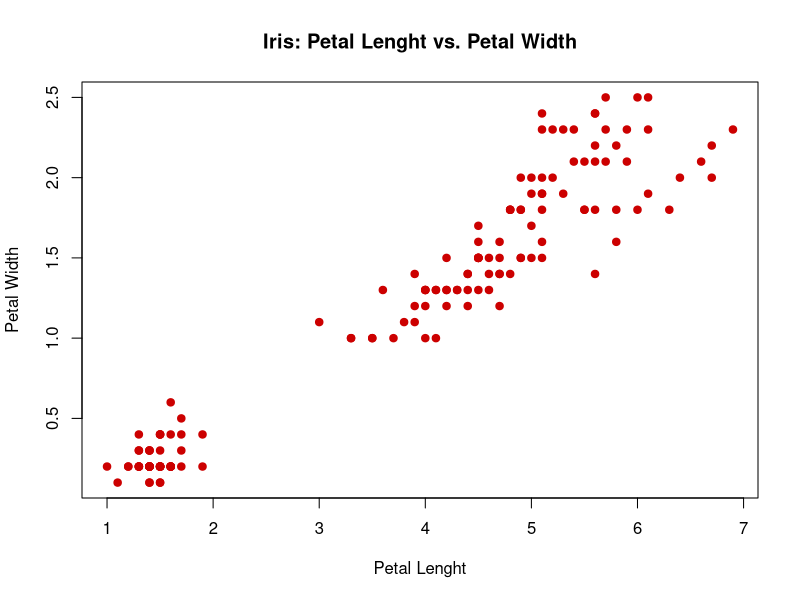
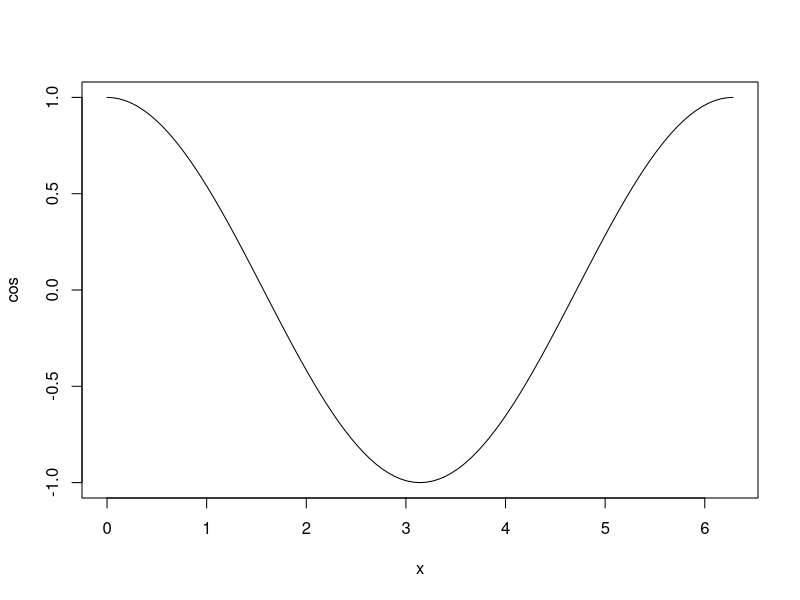
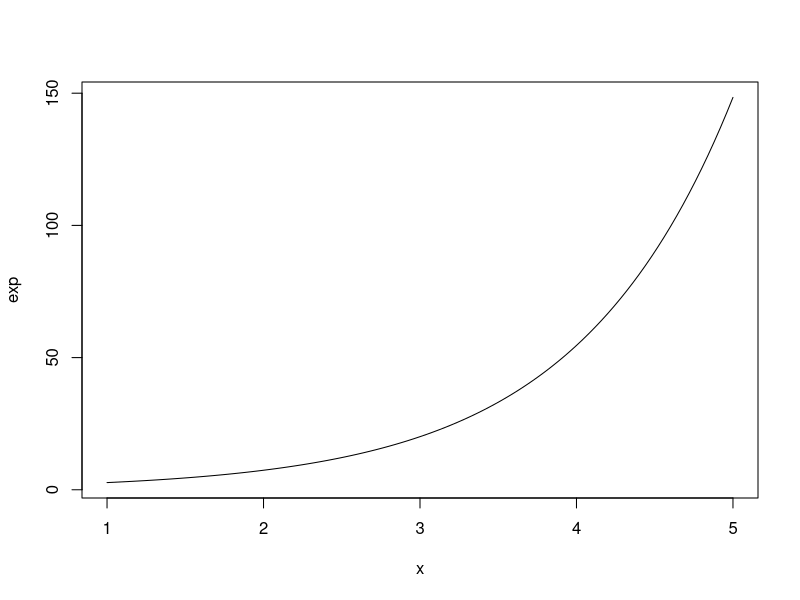
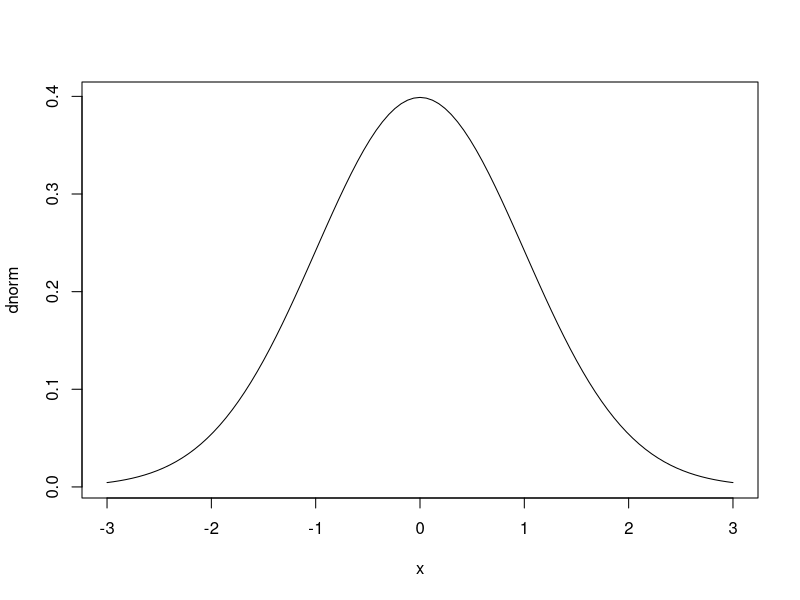
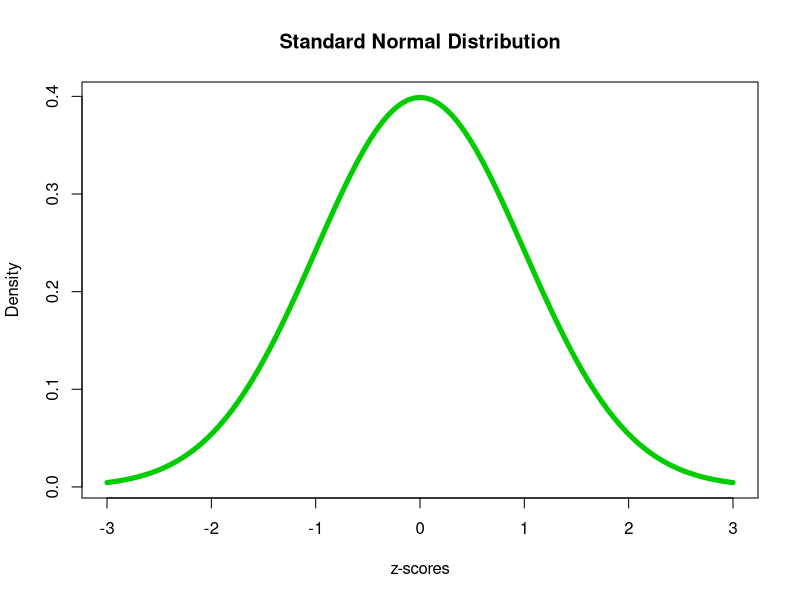

The R script that drew these images, in order:
library(datasets)

plot(iris$Petal.Length, iris$Petal.Width, 
    # Hex code for datalab.cc red
    col = "#cc0000",              
    # Use solid circles for points                
    pch = 19,
    main = "Iris: Petal Lenght vs. Petal Width", 
    xlab = "Petal Lenght", 
    ylab = "Petal Width"
    )


# Plot equation and the limit where we desire to see it 
plot(cos, 0, 2*pi)
plot(exp, 1, 5)
plot(dnorm, -3, +3)


# Similar specification for the line curves of teh equation 
plot(dnorm, -3, +3, 
    col = "#00cc00", 
    lwd = 5, 
    main = "Standard Normal Distribution", 
    xlab = "z-scores", 
    ylab = "Density")


# Clear package 
detach("package:datasets", unload = TRUE)